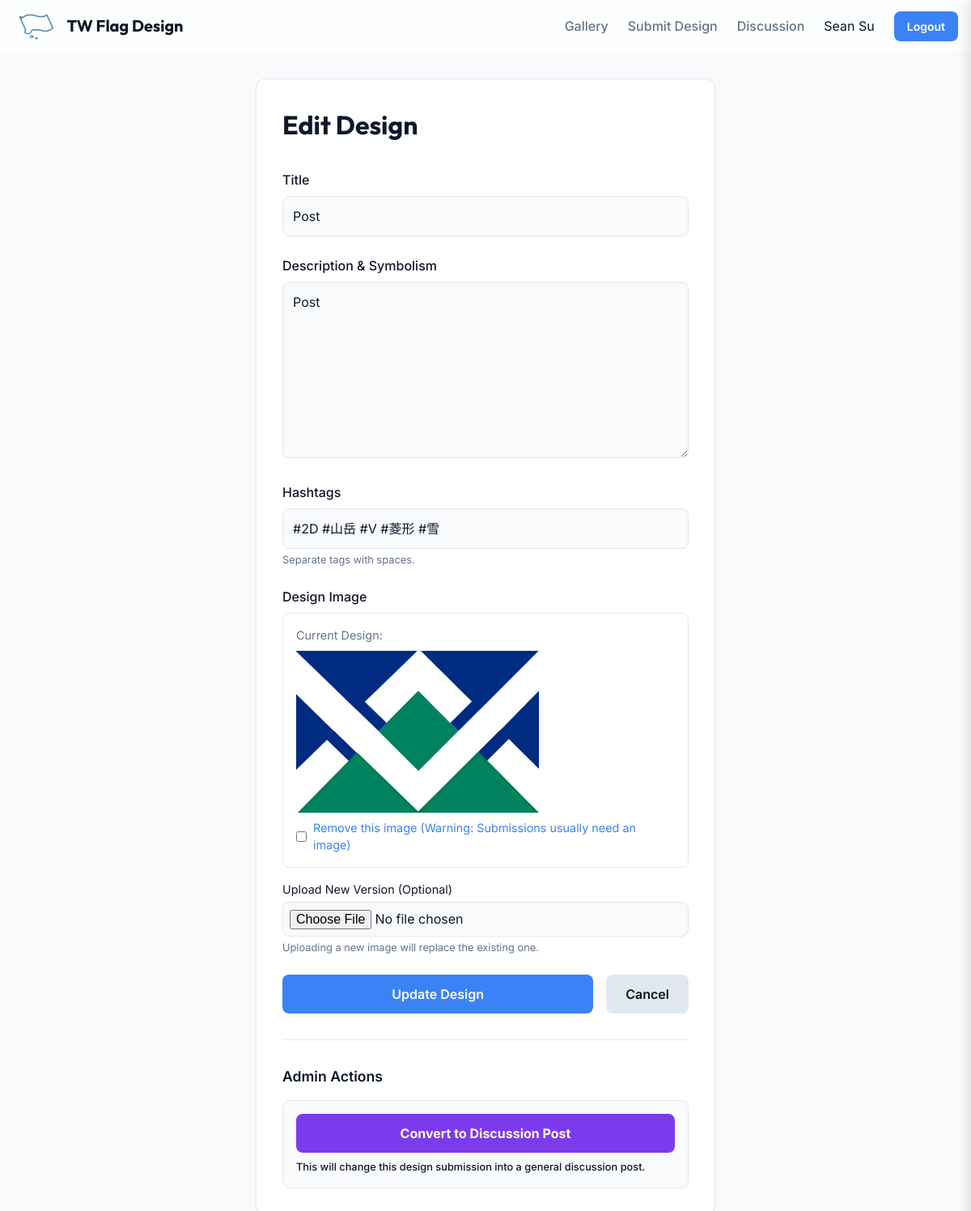
Page /design/4c6e5abd-7ad2-4724-86a3-1e0ecfbcbdc5/edit (signed in) on the committed database.
### app/models.py (models this page shows, shortened)
class User(db.Model, UserMixin):
    id = db.Column(db.Integer, primary_key=True)
    google_id = db.Column(db.String(100), unique=True, nullable=True) # Nullable for local testing if needed
    name = db.Column(db.String(100), nullable=False)
    email = db.Column(db.String(120), unique=True, nullable=False)
    profile_pic = db.Column(db.String(200))
    is_admin = db.Column(db.Boolean, default=False)
    designs = db.relationship('Design', backref='author', lazy=True)
    posts = db.relationship('Post', backref='author', lazy=True)
    comments = db.relationship('Comment', backref='author', lazy=True)
    ratings = db.relationship('Rating', backref='author', lazy=True)

class Design(db.Model):
    id = db.Column(db.Integer, primary_key=True)
    public_id = db.Column(db.String(36), unique=True, nullable=True)
    title = db.Column(db.String(100), nullable=False)
    description = db.Column(db.Text, nullable=False)
    image_filename = db.Column(db.String(100), nullable=False)
    hashtags = db.Column(db.Text, nullable=True)
    created_at = db.Column(db.DateTime, nullable=False, default=datetime.utcnow)
    approved = db.Column(db.Boolean, default=False)
    user_id = db.Column(db.Integer, db.ForeignKey('user.id'), nullable=False)
    comments = db.relationship('Comment', backref='design', lazy=True)
    ratings = db.relationship('Rating', backref='design', lazy=True)

### app/main/routes.py (the view, shortened to what this page needs)
@bp.route('/design/<public_id>/edit', methods=['GET', 'POST'])
@login_required
def edit_design(public_id):
    design = Design.query.filter_by(public_id=public_id).first_or_404()
    if design.author != current_user and not current_user.is_admin:
        abort(403)
    return render_template('edit_design.html', design=design)

### app/models.py (called while the page is built)
@login_manager.user_loader
def load_user(user_id):
    return User.query.get(int(user_id))

### app/templates/edit_design.html (shortened to what this page needs)
{% extends "layout.html" %}
{% block content %}
<div class="container" style="max-width: 600px;">
    <div class="card" style="padding: 2rem;">
        <h1 style="font-family: var(--font-heading); margin-bottom: 2rem; color: var(--color-primary);">Edit Design</h1>
        <form method="POST" enctype="multipart/form-data">
            <div style="margin-bottom: 1.5rem;">
                <label for="title" style="display: block; margin-bottom: 0.5rem; font-weight: 500;">Title</label>
                <input type="text" id="title" name="title" required value="{{ design.title }}"
                    style="width: 100%; padding: 0.75rem; border: 1px solid var(--color-border); border-radius: var(--radius-md); background: var(--color-background); color: var(--color-text-main);">
            </div>
            <div style="margin-bottom: 1.5rem;">
                <label for="description" style="display: block; margin-bottom: 0.5rem; font-weight: 500;">Description &
                    Symbolism</label>
                <textarea id="description" name="description" rows="8" required
                    style="width: 100%; padding: 0.75rem; border: 1px solid var(--color-border); border-radius: var(--radius-md); background: var(--color-background); color: var(--color-text-main); font-family: inherit;">{{ design.description }}</textarea>
            </div>
            <div style="margin-bottom: 1.5rem;">
                <label for="hashtags" style="display: block; margin-bottom: 0.5rem; font-weight: 500;">Hashtags</label>
                <input type="text" id="hashtags" name="hashtags" value="{{ design.hashtags or '' }}" autocomplete="off"
                    placeholder="#平面 #3D #搞笑"
                    style="width: 100%; padding: 0.75rem; border: 1px solid var(--color-border); border-radius: var(--radius-md); background: var(--color-background); color: var(--color-text-main);">
                <p style="font-size: 0.8rem; color: var(--color-text-muted); margin-top: 0.25rem;">Separate tags with
                    spaces.</p>
            </div>
            <div style="margin-bottom: 1.5rem;">
                <label style="display: block; margin-bottom: 0.5rem; font-weight: 500;">Design Image</label>
                {% if design.image_filename %}
                <div
                    style="margin-bottom: 1rem; padding: 1rem; border: 1px solid var(--color-border); border-radius: var(--radius-md);">
                    <p style="margin-bottom: 0.5rem; font-size: 0.9rem; color: var(--color-text-muted);">Current Design:
                    </p>
                    <img src="{{ url_for('static', filename='uploads/' + design.image_filename) }}" alt="Current Design"
                        style="max-height: 200px; max-width: 100%; display: block; margin-bottom: 0.5rem;">
                    <div style="display: flex; align-items: center; gap: 0.5rem;">
                        <input type="checkbox" id="remove_image" name="remove_image" value="yes">
                        <label for="remove_image" style="color: var(--color-accent); font-size: 0.9rem;">Remove this
                            image (Warning: Submissions usually need an image)</label>
                    </div>
                </div>
                {% endif %}
                <label for="image" style="display: block; font-size: 0.9rem; margin-bottom: 0.25rem;">Upload New Version
                    (Optional)</label>
                <input type="file" name="image" id="image" accept="image/*"
                    style="width: 100%; padding: 0.5rem; border: 1px solid var(--color-border); border-radius: var(--radius-md); background: var(--color-background); color: var(--color-text-main);">
                <p style="font-size: 0.8rem; color: var(--color-text-muted); margin-top: 0.25rem;">Uploading a new image
                    will replace the existing one.</p>
            </div>
            <div style="display: flex; gap: 1rem;">
                <button type="submit" class="btn btn-primary" style="flex-grow: 1;">Update Design</button>
                <a href="{{ url_for('main.design_detail', public_id=design.public_id) }}" class="btn"
                    style="background: var(--color-border); color: var(--color-text-main);">Cancel</a>
            </div>
        </form>
        {% if current_user.is_admin %}
        <div style="margin-top: 2rem; padding-top: 2rem; border-top: 1px solid var(--color-border);">
            <h3 style="font-size: 1.1rem; font-weight: 600; color: var(--color-primary); margin-bottom: 1rem;">Admin
                Actions</h3>
            <div
                style="background: var(--color-background); padding: 1rem; border: 1px solid var(--color-border); border-radius: var(--radius-md);">
                <form action="{{ url_for('main.convert_design_to_post', public_id=design.public_id) }}" method="POST">
                    <div id="convert-initial">
                        <button type="button" class="btn"
                            style="background-color: #7c3aed; color: #ffffff; width: 100%; font-weight: bold;"
                            onclick="document.getElementById('convert-initial').style.display='none'; document.getElementById('convert-confirm-ui').style.display='block';">
                            Convert to Discussion Post
                        </button>
                    </div>
                </form>
                <p style="font-size: 0.8rem; color: var(--color-text-main); margin-top: 0.5rem; font-weight: 500;">This
                    will change this design submission into a general discussion post.</p>
            </div>
        </div>
        {% endif %}
    </div>
</div>
{% endblock %}

### app/templates/layout.html (shortened to what this page needs)
<!DOCTYPE html>
<html lang="en">
<head>
    <link rel="stylesheet" href="{{ url_for('static', filename='css/variables.css') }}">
    <link rel="stylesheet" href="{{ url_for('static', filename='css/base.css') }}">
</head>
<body>
    <nav class="navbar">
        <div class="container nav-container">
            <a href="{{ url_for('main.index') }}" class="nav-logo"
                style="display: flex; align-items: center; gap: 0.5rem; text-decoration: none;">
                <img src="{{ url_for('static', filename='img/logo.png') }}" alt="Logo"
                    style="height: 40px; width: auto;">
                TW Flag Design
            </a>
            <div class="nav-links">
                <a href="{{ url_for('main.index') }}" class="nav-item">Gallery</a>
                <a href="{{ url_for('main.submit') }}" class="nav-item">Submit Design</a>
                <a href="#" id="sidePanelToggle" class="nav-item">Discussion</a>
                {% if current_user.is_authenticated %}
                <span>{{ current_user.name }}</span>
                <a href="{{ url_for('auth.logout') }}" class="btn btn-primary"
                    style="padding: 0.5rem 1rem; font-size: 0.875rem;">Logout</a>
                {% else %}
                <a href="{{ url_for('auth.login') }}" class="btn btn-primary"
                    style="padding: 0.5rem 1rem; font-size: 0.875rem;">Login</a>
                {% endif %}
            </div>
        </div>
    </nav>
    <main class="container main-content">
        {% block content %}{% endblock %}
    </main>
</body>
</html>

### app/static/css/variables.css (style rules this page uses)
:root { --color-primary: #0f172a; --color-primary-light: #1e293b; --color-accent: #3b82f6; --color-accent-hover: #2563eb; --color-background: #f8fafc; --color-surface: #ffffff; --color-text-main: #0f172a; --color-text-muted: #64748b; --color-border: #e2e8f0; --color-success: #10b981; --color-error: #ef4444; --shadow-sm: 0 1px 2px 0 rgb(0 0 0 / 0.05); --shadow-md: 0 4px 6px -1px rgb(0 0 0 / 0.1), 0 2px 4px -2px rgb(0 0 0 / 0.1); --shadow-lg: 0 10px 15px -3px rgb(0 0 0 / 0.1), 0 4px 6px -4px rgb(0 0 0 / 0.1); --glass-background: rgba(255, 255, 255, 0.7); --glass-border: rgba(255, 255, 255, 0.2); --font-sans: 'Inter', system-ui, -apple-system, sans-serif; --font-heading: 'Outfit', sans-serif; --radius-sm: 0.375rem; --radius-md: 0.5rem; --radius-lg: 0.75rem; --radius-xl: 1rem; --spacing-container: 1200px; }

### app/static/css/base.css (style rules this page uses)
*, *::before, *::after { box-sizing: border-box; margin: 0; padding: 0; }
body { font-family: var(--font-sans); background-color: var(--color-background); color: var(--color-text-main); line-height: 1.5; -webkit-font-smoothing: antialiased; }
img, picture, video, canvas, svg { display: block; max-width: 100%; }
input, button, textarea, select { font: inherit; }
a { color: inherit; text-decoration: none; }
.container { max-width: var(--spacing-container); margin: 0 auto; padding: 0 1rem; }
.btn { display: inline-flex; align-items: center; justify-content: center; padding: 0.75rem 1.5rem; border-radius: var(--radius-md); font-weight: 600; transition: all 0.2s ease; cursor: pointer; border: none; }
.btn-primary { background-color: var(--color-accent); color: white; }
.card { background-color: var(--color-surface); border: 1px solid var(--color-border); border-radius: var(--radius-lg); box-shadow: var(--shadow-sm); overflow: hidden; transition: transform 0.2s, box-shadow 0.2s; }

### app/templates/layout.html (style rules this page uses)
.navbar { background: var(--glass-background); backdrop-filter: blur(12px); border-bottom: 1px solid var(--glass-border); position: sticky; top: 0; z-index: 100; }
.nav-container { display: flex; align-items: center; justify-content: space-between; height: 4rem; }
.nav-logo { font-family: var(--font-heading); font-weight: 700; font-size: 1.25rem; color: var(--color-primary); }
.nav-links { display: flex; gap: 1.5rem; align-items: center; }
.nav-item { font-weight: 500; color: var(--color-text-muted); transition: color 0.2s; }
.main-content { padding: 2rem 0; min-height: calc(100vh - 4rem); }

### rows in the picture
User: name "Sean Su"
Design: title "Post", description "Post", hashtags "#2D #山岳 #V #菱形 #雪", image_filename (picture)
